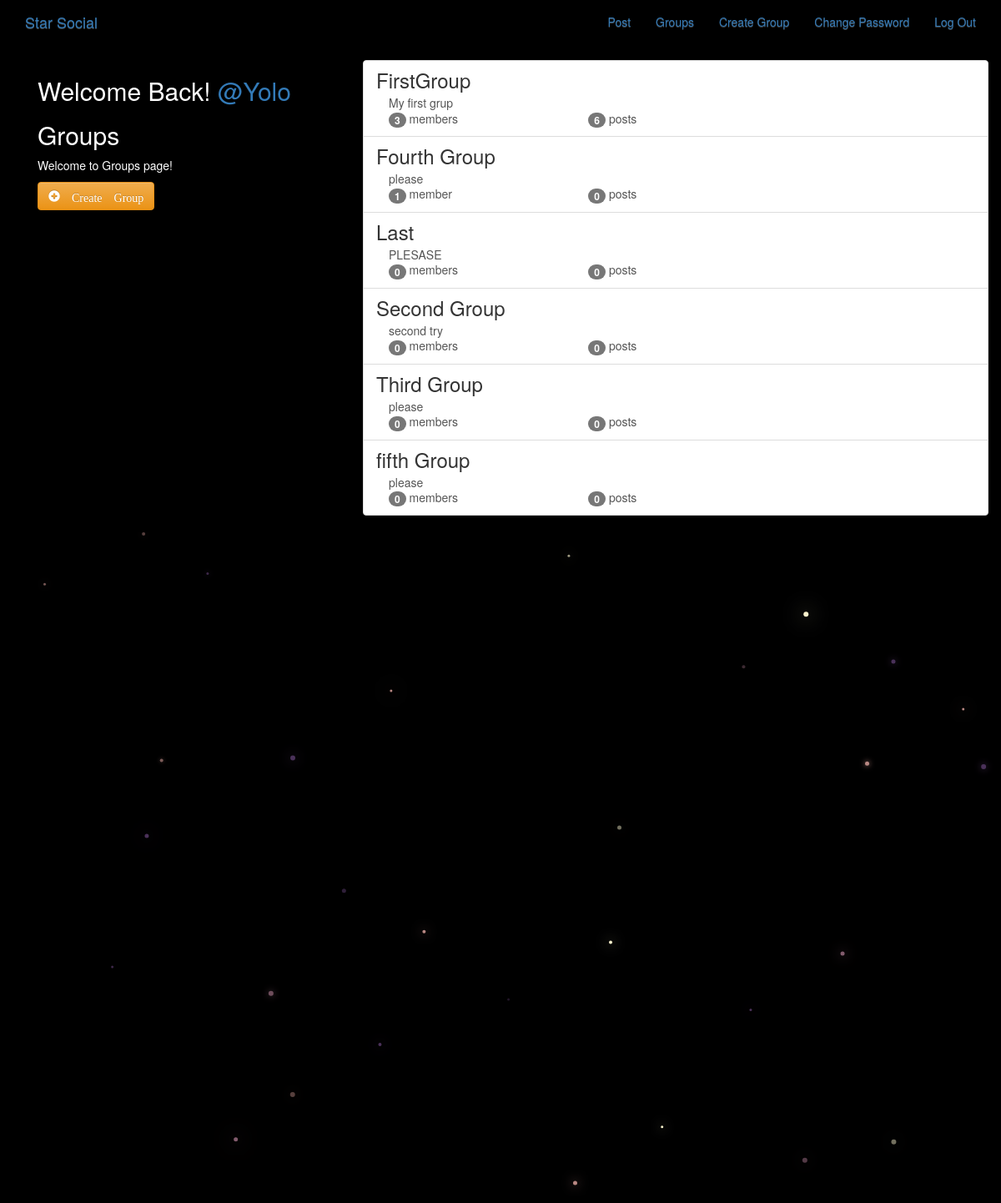
Page /groups/ (signed in) on the committed database.
### groups/models.py (models this page shows, shortened)
class Group(models.Model):
    name = models.CharField(max_length=256 , unique=True) # unique cos dont want groups to have same names
    slug = models.SlugField(allow_unicode=True , unique=True) # unique so all url codes are diff for diff groups
    description = models.TextField(blank=True , default='') #  desc can be blank so black = true.. default value will be ''
    description_html = models.TextField(editable=False , default='' , blank=True) # is not editable.. can be blank
    members = models.ManyToManyField(User , through='GroupMember') # through GroupMember class
    class Meta():
        ordering = ['name']

### groups/views.py (the view)
# urls.py: path('' , views.ListGroups.as_view() , name='all') ,
class ListGroups(ListView):
    model = Group

### groups/templates/groups/group_list.html
{% extends "groups/group_base.html" %}
{% block pregroup %}
  <div class="col-md-4">
    <div class="content">
      {% if user.is_authenticated %}
        <h2> Welcome Back! <a href="{% url 'posts:for_user' username=user.username  %}"> @{{ user.username }} </a> </h2>
      {% endif %}
      <h2> Groups </h2>
      <p> Welcome to Groups page! </p>
    </div>
    {% if user.is_authenticated %}
      <a href="{% url 'groups:create' %}" class="btn btn-md btn-fill btn-warning">
        <span class="glyphicon glyphicon-plus-sign"> Create Group </span> </a>
    {% endif %}
  </div>
{% endblock %}
{% block group_content %}
  <div class="col-md-8">
    <div class="list-group">
      {% for group in object_list %}
        <a href="{% url 'groups:single' slug=group.slug %}" class="list-group-item">
            <h3 class="title list-group-item-heading"> {{group.name}} </h3>
            <div class="list-group-item-text container-fluid">
              {{ group.description|safe }}
              <div class="row">
                <div class="col-md-4">
                  <span class="badge"> {{group.members.count}} </span>
                  member{{ group.members.count|pluralize }}
                </div>
                <div class="col-md-4">
                  <span class="badge">{{ group.posts.count }}</span> post{{ group.posts.count|pluralize }}
                </div>
              </div>
            </div>
        </a>
      {% endfor %}
    </div>
  </div>
{% endblock %}

### static/simplesocial/css/master.css (style rules this page uses)
body { margin: 0; overflow: hidden; background-color: black; color:white; }

### rows in the picture
Group: name "FirstGroup", description "My first grup", members.count "3", posts.count "6"
Group: name "Fourth Group", description "please", members.count "1", posts.count "0"
Group: name "Last", description "PLESASE", members.count "0", posts.count "0"
Group: name "Second Group", description "second try", members.count "0", posts.count "0"
Group: name "Third Group", description "please", members.count "0", posts.count "0"
Group: name "fifth Group", description "please", members.count "0", posts.count "0"

### other values in the picture
{{ user.username }} "Yolo"
